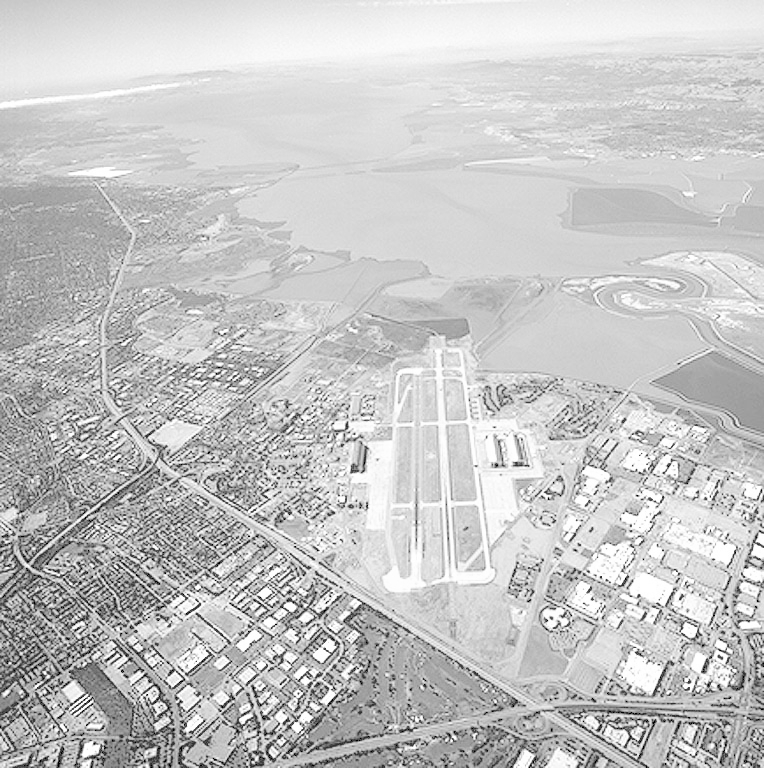
#> input picture computer_vision/Bilder/Aerial.jpg, 764 x 768 px; its folder holds only this picture in this run
$ jupyter execute ex4_2.ipynb   (shell and % lines are left out)
#> lines starting #> are read from the running program, lines starting #| are printed output that depends on the picture; after the words box and inside, x2 and y2 are one past the last pixel; in counts of white or black regions, pixels touching at a corner belong together
# Aufgabe 2: Adaptiver Medianfilter
Der Medianfilter aus der vorangegangenen Aufgabe eignet sich besonders, um *Salt-and-Pepper-Rauschen* zu beseitigen.
Scharfe Kanten werden zwar erhalten, Ecken jedoch gestört.
Eine Erweiterung, die noch spezieller auf die Rauschelimination ausgerichtet ist und dabei Ecken weniger beschädigen soll, ist der *adaptive Medianfilter*.

Dabei werden nicht nur Median $z_{med}$, sondern auch minimaler $z_{min}$ und maximaler Grauwert $z_{max}$ sowie der aktuelle Grauwert $z_{xy}$ eines Fensters berücksichtigt.
Folgender Algorithmus wird angewendet:

```
Level A:
   A1 = zmed - zmin
   A2 = zmed - zmax
   If A1 > 0 and A2 < 0, Goto Level B
   Else increase the window size
   If window size < Smax repeat Level A
   Else output zmed
Level B:
   B1 = zxy - zmin
   B2 = zxy - zmax
   If B1 > 0 and B2 < 0 output zxy
   Else output zmed
```

In Stufe A wird sichergestellt, dass der Median selbst kein Minimum oder Maximum im aktuellen Fenster ist, da dies dazu führen würde, ein verrauschtes Pixel zu vervielfältigen.
In Stufe B wird sichergestellt, dass der Median nur angewendet wird, um solche verrauschten Pixel zu eliminieren.

Implementieren Sie den adaptiven Medianfilter und testen Sie Ihre Implementierung auf geeigneten Beispielen!
Für stark verrauschte Bilder empfiehlt sich auch eine mehrfache Anwendung dieses Filters.

## 0. Pfade, Pakete etc.

[cell 1]
import glob

import matplotlib.pyplot as plt

import imageio
import numpy as np
import math

[cell 2]
image_filter = '../Bilder/*.jpg'

## 1. Definition der Filter
Hier benötigen wir wieder die Funktionen `max_filter`, `min_filter`, `median_filter` aus der vorherigen Aufgabe.

[cell 3]
max_filter = lambda f: f[-1] if f else 0
min_filter = lambda f: f[0] if f else 0
median_filter = lambda f: f[len(f) // 2] if f else 0

## 2. Laden des Bildes

[cell 4]
image_path = np.random.choice(glob.glob(image_filter))
image = imageio.imread(image_path)
#> image is the input picture: shape (768, 764); min 0, max 255, mean 197.2

Für diese Aufgabe ist es wichtig, das Bild im Fließkommaformat vorliegen zu haben. Andernfalls kann der Median nicht immer korrekt berechnet werden. Konvertieren sie `image` zu einer geeigneten Repräsentation:

[cell 5]
image = image.astype(np.float32)
image -= image.min()
image /= image.max()

# 3. Verrauschen des Bildes
Um ein realistisches Szenario zu simulieren, wird das Bild nun mit Salt-and-Pepper-Rauschen versehen:

[cell 6]
image_noisy = np.copy(image)
for _ in range(50000):
    index = tuple([np.random.randint(0,i) for i in image.shape])
    image_noisy[index] = np.random.choice([0.0,1.0])
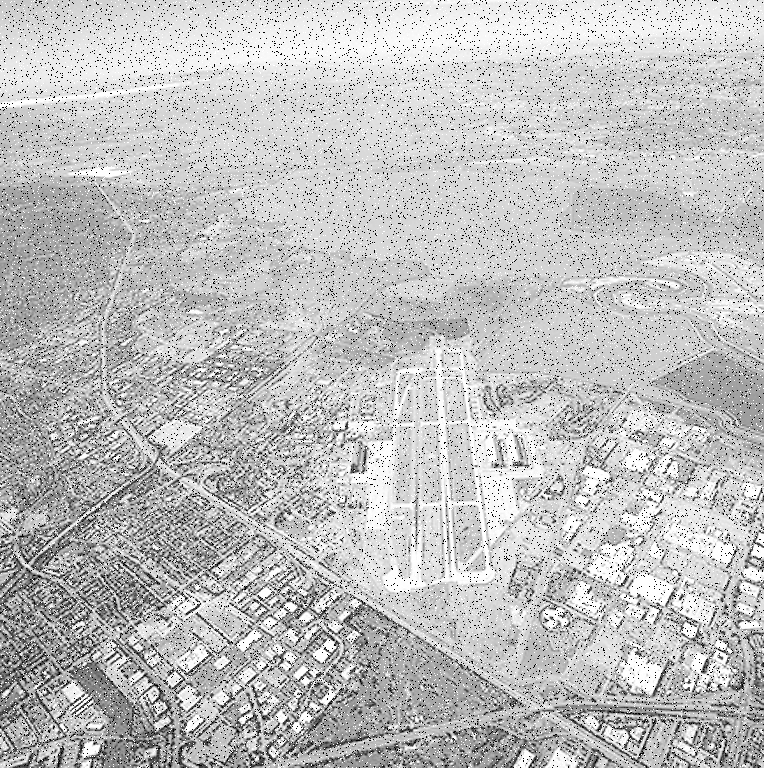
#> image_noisy: shape (768, 764) float32; min 0, max 1, mean 0.751

## 4. Berechung des Filters
Definieren Sie eine Funktion `ex4_adaptive_median_filter`, die ein Bild sowie die maximale Größe der Filtermaske übergeben bekommt und als Rückgabewert das gefilterte Bild liefert. Tipp: verwenden Sie die in 1. definierten Rangordnungsoperatoren.

[cell 7]
def ex4_adaptive_median_filter(image, Smax):
#> called with Smax = 11
    filtered_image = np.copy(image)

    for i in range(1, image.shape[0] - 1):
        for j in range(1, image.shape[1] - 1):
            window_size = 3

            while window_size <= Smax:
                window = image[i-window_size//2:i+window_size//2+1, j-window_size//2:j+window_size//2+1]
                sorted_values = sorted(window.flatten())
                zmin = min_filter(sorted_values)
                zmax = max_filter(sorted_values)
                zmed = median_filter(sorted_values)

                if (zmed > zmin) and (zmed < zmax):
                    break

                window_size += 2

            if image[i, j] > zmin and image[i, j] < zmax:
                filtered_image[i, j] = image[i, j]
            else:
                filtered_image[i, j] = zmed
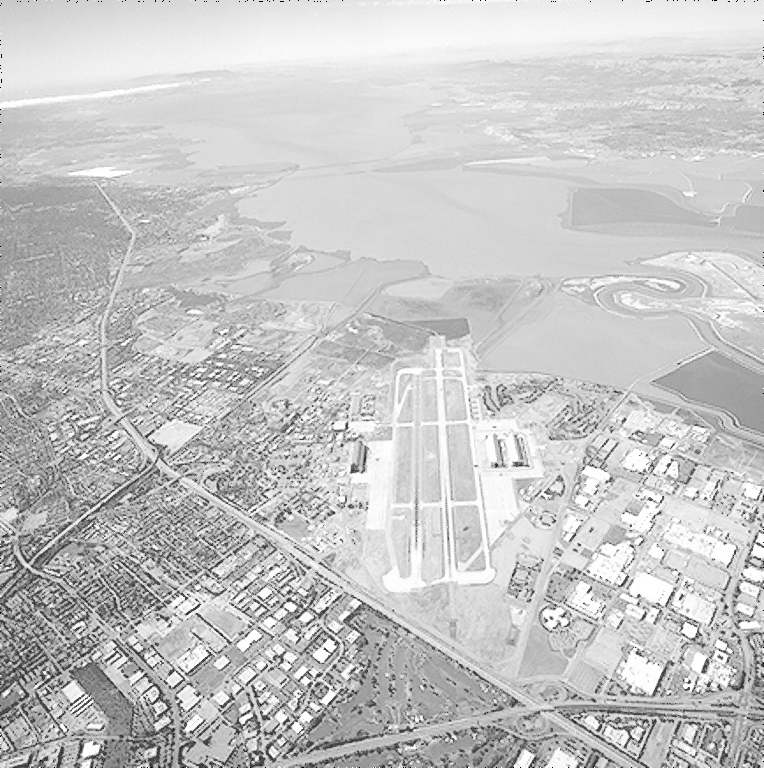
#> filtered_image: shape (768, 764) float32; 19.03% of pixels changed, all inside (x1, y1, x2, y2) = (1, 1, 763, 767)

    return filtered_image

Nun wird das gefilterte Bild mit Hilfe der Funktion berechnet:

[cell 8]
filtered_image = ex4_adaptive_median_filter(image_noisy, 11)

## 5. Darstellung
Um die Wirksamkeit des adaptiven Medianfilters zu überprüfen, stellen Sie `image`, `image_noisy` und `filtered_image` nebeneinander dar:

[cell 9]
fig, axs = plt.subplots(1, 3, figsize=(13, 6))

axs[0].set_title('Orginal Image')
axs[0].imshow(image, cmap='gray', vmin=0, vmax=1)
axs[1].set_title('Noisy Image')
axs[1].imshow(image_noisy, cmap='gray', vmin=0, vmax=1)
axs[2].set_title('Filtered Image')
axs[2].imshow(filtered_image, cmap='gray', vmin=0, vmax=1)

for ax in axs:
    ax.axis('off')

fig.tight_layout()
plt.show()
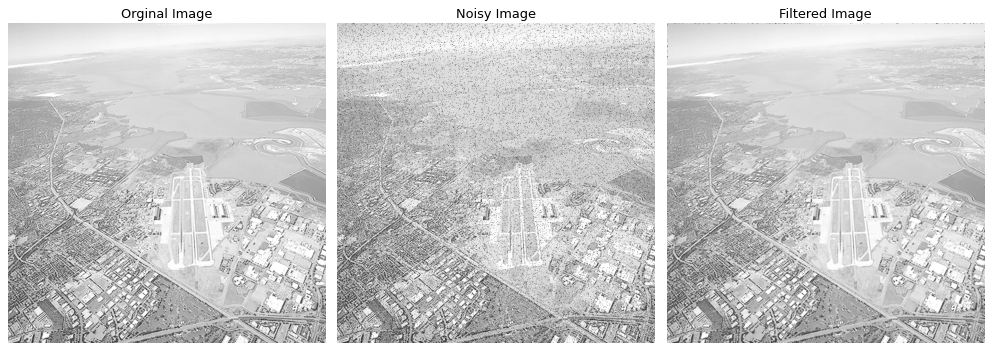
#> figure drawn by matplotlib, 3 panels

$ run again, on computer_vision/Bilder/Pollen2.jpg
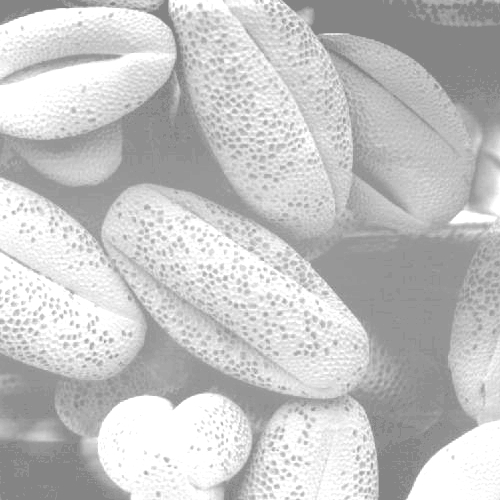
#> input picture computer_vision/Bilder/Pollen2.jpg, 500 x 500 px
#> image is the input picture: shape (500, 500); min 131, max 255, mean 196.4
#> after the loop `for _ in range(50000):`:
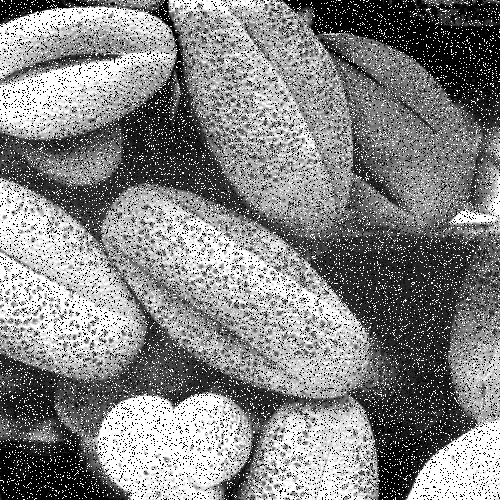
#> image_noisy: shape (500, 500) float32; min 0, max 1, mean 0.521
#> `plt.show()`:
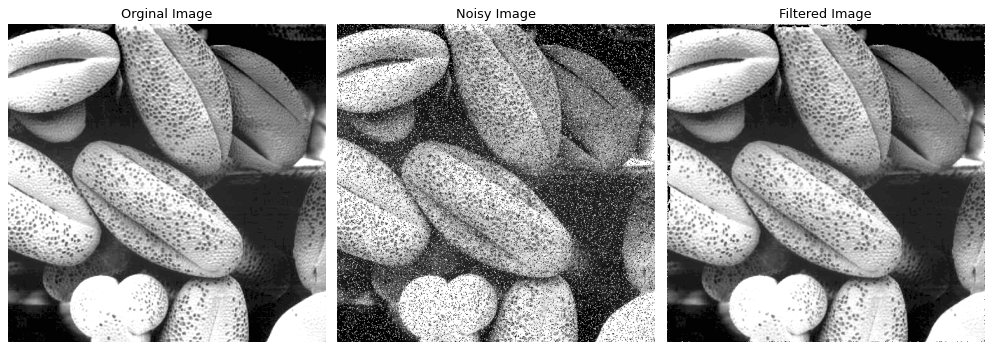
#> figure drawn by matplotlib, 3 panels
